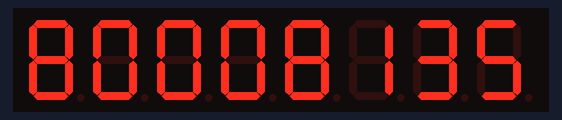
Bench run of a sketch on a simulated Arduino Uno, built with avr-gcc and run on an emulated ATmega328P. Shown: 8-digit seven-segment display.

Above: at 0.1 s.
At 10.1 s:
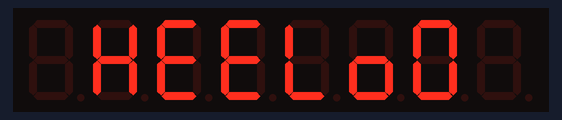

Measured:
- what the display in image 1 shows lasts 10.0 s, from 10.0 s to 20.0 s

The sketch:

sketch_nov16a.ino
```cpp
//We always have to include the library
#include "LedControl.h"

/*
 Now we need a LedControl to work with.
 ***** These pin numbers will probably not work with your hardware *****
 pin 12 is connected to the DataIn
 pin 13 is connected to the CLK
 pin 10 is connected to LOAD
 We have only a single MAX72XX.
 */
LedControl lc=LedControl(12,13,10);

/* we always wait a bit between updates of the display */
unsigned long delaytime=500;

void setup() {
  /*
   The MAX72XX is in power-saving mode on startup,
   we have to do a wakeup call
   */
  lc.shutdown(0,false);
  /* Set the brightness to a medium values */
  lc.setIntensity(0,8);
  /* and clear the display */
  lc.clearDisplay(0);
}


/*
 This method will display the characters for the
 word "Arduino" one after the other on digit 0.
 */
void writeArduinoOn7Segment() {
  lc.setChar(0,0,'a',false);
  delay(delaytime);
  lc.setRow(0,0,0x05);
  delay(delaytime);
  lc.setChar(0,0,'d',false);
  delay(delaytime);
  lc.setRow(0,0,0x1c);
  delay(delaytime);
  lc.setRow(0,0,B00010000);
  delay(delaytime);
  lc.setRow(0,0,0x15);
  delay(delaytime);
  lc.setRow(0,0,0x1D);
  delay(delaytime);
  lc.clearDisplay(0);
  delay(delaytime);
}

/*
  This method will scroll all the hexa-decimal
 numbers and letters on the display. You will need at least
 four 7-Segment digits. otherwise it won't really look that good.
 */
void scrollDigits() {
  for(int i=0;i<13;i++) {
    lc.setDigit(0,3,i,false);
    lc.setDigit(0,2,i+1,false);
    lc.setDigit(0,1,i+2,false);
    lc.setDigit(0,0,i+3,false);
    delay(delaytime);
  }
  lc.clearDisplay(0);
  delay(delaytime);
}

void loop() { /*

  writeArduinoOn7Segment();
  scrollDigits();

  writeArduinoOn7Segment();*/

   lc.setDigit(0,0,5,false);
   lc.setDigit(0,1,3,false);
   lc.setDigit(0,2,1,false);
   lc.setDigit(0,3,8,false);
   lc.setDigit(0,4,0,false);
   lc.setDigit(0,5,0,false);
   lc.setDigit(0,6,0,false);
   lc.setDigit(0,7,8,false);
   delay(10000);
  // lc.clearDisplay(0);
   lc.setChar(0,0,' ',false);
   lc.setChar(0,1,'0',false);
   lc.setChar(0,2,'o',false);
   lc.setChar(0,3,'l',false);
   lc.setChar(0,4,'e',false);
   lc.setChar(0,5,'e',false);
   lc.setChar(0,6,'h',false);
   lc.setChar(0,7,' ',false);
   delay(10000);


}
```
